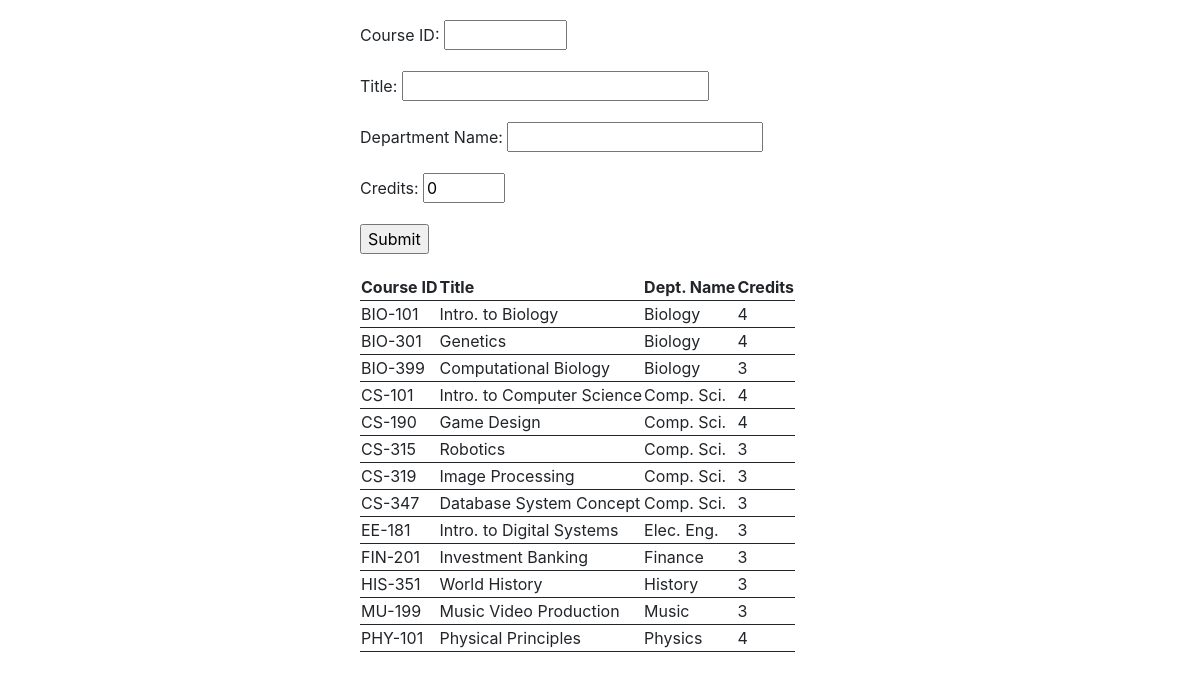
Screenshot of /2/index.php with the database file from the repository.
### tables this page shows
CREATE TABLE `course` (
  `course_id` varchar(10) NOT NULL,
  `title` varchar(40) NOT NULL,
  `dept_name` varchar(20) NOT NULL,
  `credits` float NOT NULL
);

### 2/index.php (the view, shortened to what this page needs)
<!DOCTYPE html>
<html lang="en">
<head>
    <link rel="stylesheet" href="style.css">
    <link rel="stylesheet" href="https://cdn.jsdelivr.net/npm/bootstrap@4.0.0/dist/css/bootstrap.min.css"
>
</head>
<body>
    <form id="CourseForm" method="post">
        <p><label for='CourseID'>Course ID:</label>
            <input type="text" id="CourseID" name="CourseID" size="7" />
        </p>
        <p><label for='CourseTitle'>Title:</label>
            <input type="text" id="CourseTitle" name="CourseTitle" size="25" />
        </p>
        <p><label for='DeptName'>Department Name:</label>
            <input type="text" id="DeptName" name="DeptName" />
        </p>
        <p><label for='Credits'>Credits:</label>
            <input type="text" id="Credits" name="Credits" value="0" size="3" />
        </p>
        <input type="submit" value="Submit">
    </form>
    <div id='present'>
    <?php
    $servername = "localhost";
    $username = "root";
    $password = "";
    $dbname = "s083zmbv";
    $conn = mysqli_connect($servername, $username, $password, $dbname);
    $sql = "SELECT * FROM course;";
    $result = mysqli_query($conn, $sql);
    if (mysqli_num_rows($result) > 0) {
        echo "<table><tr><th>Course ID</th><th>Title</th><th>Dept. Name</th>" .
        "<th>Credits</th>";
        while($row = mysqli_fetch_assoc($result)) {
            echo "<tr><td>" . $row["course_id"] . "</td><td>" . $row["title"] .
        "</td><td>" . $row["dept_name"] . "</td><td>" . $row['credits'] ."</td></tr>";
        }
        echo "</table>";
        } else {
        echo "0 results";
    }
    ?>
    </div>
</body>
</html>

### 2/style.css (style rules this page uses)
table, th, td, tr { border-collapse: 1px solid; border-bottom: 1px solid; }
#CourseForm, #present { margin-left: 30%; margin-top: 20px; }

### rows the page displays
course: course_id "BIO-101", title "Intro. to Biology", dept_name "Biology", credits "4"
course: course_id "BIO-301", title "Genetics", dept_name "Biology", credits "4"
course: course_id "BIO-399", title "Computational Biology", dept_name "Biology", credits "3"
course: course_id "CS-101", title "Intro. to Computer Science", dept_name "Comp. Sci.", credits "4"
course: course_id "CS-190", title "Game Design", dept_name "Comp. Sci.", credits "4"
course: course_id "CS-315", title "Robotics", dept_name "Comp. Sci.", credits "3"
course: course_id "CS-319", title "Image Processing", dept_name "Comp. Sci.", credits "3"
course: course_id "CS-347", title "Database System Concept", dept_name "Comp. Sci.", credits "3"
course: course_id "EE-181", title "Intro. to Digital Systems", dept_name "Elec. Eng.", credits "3"
course: course_id "FIN-201", title "Investment Banking", dept_name "Finance", credits "3"
course: course_id "HIS-351", title "World History", dept_name "History", credits "3"
course: course_id "MU-199", title "Music Video Production", dept_name "Music", credits "3"
course: course_id "PHY-101", title "Physical Principles", dept_name "Physics", credits "4"
